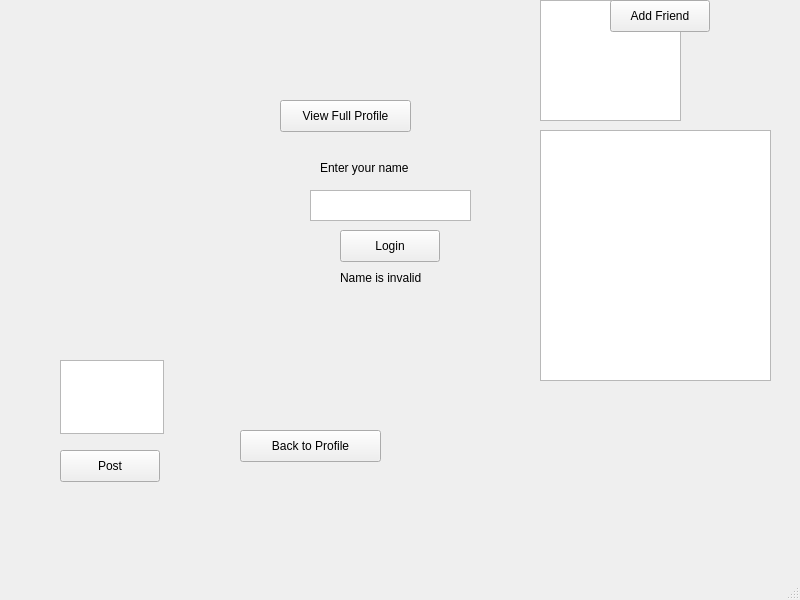
<?xml version="1.0" encoding="UTF-8"?>
<ui version="4.0">
 <class>MainWindow</class>
 <widget class="QMainWindow" name="MainWindow">
  <property name="geometry">
   <rect>
    <x>0</x>
    <y>0</y>
    <width>800</width>
    <height>600</height>
   </rect>
  </property>
  <property name="windowTitle">
   <string>MainWindow</string>
  </property>
  <property name="styleSheet">
   <string notr="true">QMainWindow {
 background-color: #fff1e5;
        }
        QPushButton {
         background-color: #4CAF50;
         color: white;
           border: none;
        padding: 8px 16px;
          border-radius: 4px;
            font-size: 14px;
        }
        QPushButton:hover {
           background-color: #45a049;
        }
        QTextEdit, QTableWidget {
            border: 1px solid #ddd;
            border-radius: 4px;
            padding: 4px;
            background-color:  white;
        }
        QLabel {
            font-size: 14px;
           color: #333;&quot;
        }</string>
  </property>
  <widget class="QWidget" name="centralwidget">
   <widget class="QPushButton" name="LoginButton">
    <property name="geometry">
     <rect>
      <x>340</x>
      <y>230</y>
      <width>100</width>
      <height>32</height>
     </rect>
    </property>
    <property name="text">
     <string>Login</string>
    </property>
   </widget>
   <widget class="QTextEdit" name="loginName">
    <property name="geometry">
     <rect>
      <x>310</x>
      <y>190</y>
      <width>161</width>
      <height>31</height>
     </rect>
    </property>
   </widget>
   <widget class="QLabel" name="nameEnter">
    <property name="geometry">
     <rect>
      <x>320</x>
      <y>160</y>
      <width>131</width>
      <height>16</height>
     </rect>
    </property>
    <property name="text">
     <string>Enter your name</string>
    </property>
   </widget>
   <widget class="QLabel" name="invalid">
    <property name="geometry">
     <rect>
      <x>340</x>
      <y>270</y>
      <width>231</width>
      <height>16</height>
     </rect>
    </property>
    <property name="text">
     <string>Name is invalid</string>
    </property>
   </widget>
   <widget class="QLabel" name="Profile">
    <property name="geometry">
     <rect>
      <x>260</x>
      <y>20</y>
      <width>181</width>
      <height>31</height>
     </rect>
    </property>
    <property name="text">
     <string/>
    </property>
   </widget>
   <widget class="QLabel" name="fivePosts">
    <property name="geometry">
     <rect>
      <x>20</x>
      <y>130</y>
      <width>461</width>
      <height>281</height>
     </rect>
    </property>
    <property name="text">
     <string/>
    </property>
   </widget>
   <widget class="QTableWidget" name="friends">
    <property name="geometry">
     <rect>
      <x>540</x>
      <y>130</y>
      <width>231</width>
      <height>251</height>
     </rect>
    </property>
   </widget>
   <widget class="QPushButton" name="profileBack">
    <property name="geometry">
     <rect>
      <x>240</x>
      <y>430</y>
      <width>141</width>
      <height>32</height>
     </rect>
    </property>
    <property name="text">
     <string>Back to Profile</string>
    </property>
   </widget>
   <widget class="QTableWidget" name="suggestions">
    <property name="geometry">
     <rect>
      <x>540</x>
      <y>0</y>
      <width>141</width>
      <height>121</height>
     </rect>
    </property>
   </widget>
   <widget class="QPushButton" name="addFriend">
    <property name="geometry">
     <rect>
      <x>610</x>
      <y>0</y>
      <width>100</width>
      <height>32</height>
     </rect>
    </property>
    <property name="text">
     <string>Add Friend</string>
    </property>
   </widget>
   <widget class="QTextEdit" name="post">
    <property name="geometry">
     <rect>
      <x>60</x>
      <y>360</y>
      <width>104</width>
      <height>74</height>
     </rect>
    </property>
   </widget>
   <widget class="QPushButton" name="addPost">
    <property name="geometry">
     <rect>
      <x>60</x>
      <y>450</y>
      <width>100</width>
      <height>32</height>
     </rect>
    </property>
    <property name="text">
     <string>Post</string>
    </property>
   </widget>
   <widget class="QLabel" name="profilePictureLabel">
    <property name="geometry">
     <rect>
      <x>100</x>
      <y>30</y>
      <width>91</width>
      <height>81</height>
     </rect>
    </property>
    <property name="text">
     <string/>
    </property>
   </widget>
   <widget class="QLabel" name="bio">
    <property name="geometry">
     <rect>
      <x>260</x>
      <y>60</y>
      <width>181</width>
      <height>20</height>
     </rect>
    </property>
    <property name="text">
     <string/>
    </property>
   </widget>
   <widget class="QPushButton" name="viewProfile">
    <property name="geometry">
     <rect>
      <x>280</x>
      <y>100</y>
      <width>131</width>
      <height>32</height>
     </rect>
    </property>
    <property name="styleSheet">
     <string notr="true">QLineEdit{
background-color: #4CAF50;
color: white;
border: none;
padding: 8px 16px;
border-radius: 4px;
font-size: 14px;

}</string>
    </property>
    <property name="text">
     <string>View Full Profile</string>
    </property>
   </widget>
  </widget>
  <widget class="QMenuBar" name="menubar">
   <property name="geometry">
    <rect>
     <x>0</x>
     <y>0</y>
     <width>800</width>
     <height>37</height>
    </rect>
   </property>
  </widget>
  <widget class="QStatusBar" name="statusbar"/>
 </widget>
 <resources/>
 <connections/>
</ui>
